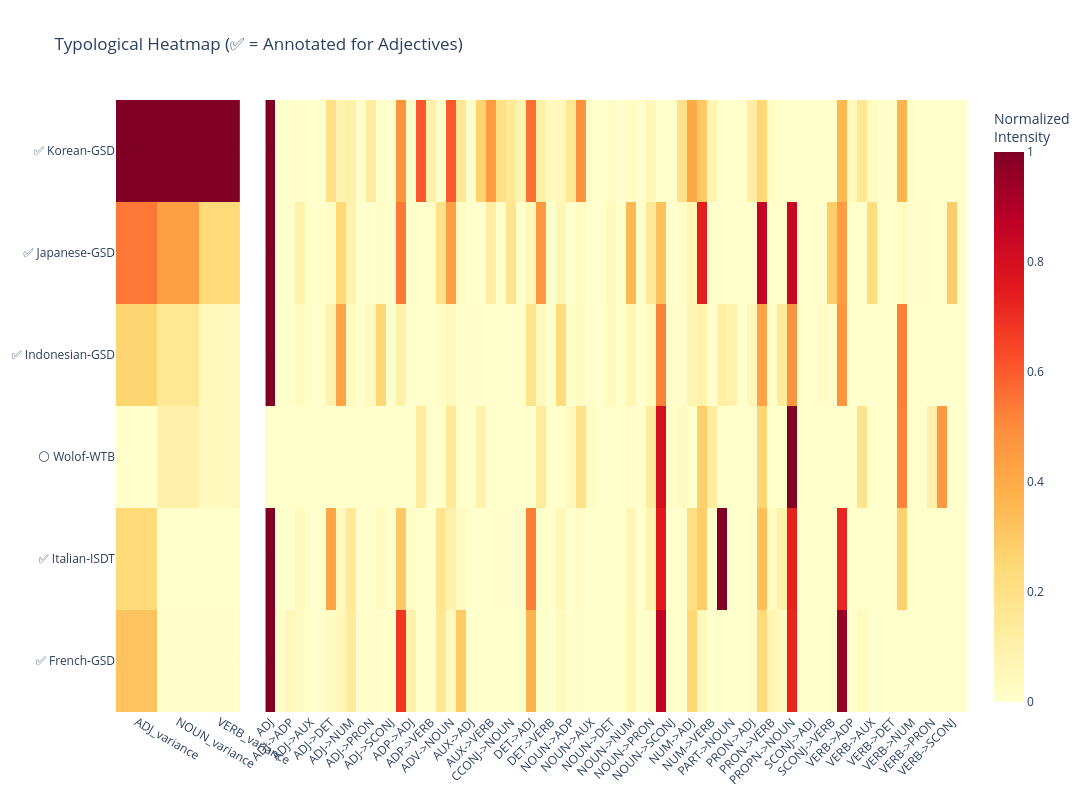

Notebook cell for this chart:
### Code cell
def plot_enhanced_typological_heatmap(df, dist_matrix):
    from scipy.cluster.hierarchy import linkage, leaves_list
    from scipy.spatial.distance import squareform
    from sklearn.preprocessing import Normalizer, MinMaxScaler
    
    # 1. Cluster and Order
    Z = linkage(squareform(dist_matrix, force='tovector'), method='ward')
    order = leaves_list(Z)
    ordered_df = df.iloc[order].copy()

    # 2. Create the "Tick" Labels
    # Logic: If 'Annotated', use a checkmark; otherwise, use an empty circle
    def format_label(row):
        lang_name = str(row.name)
        status = str(row.get('ADJ', ''))
        icon = "✅" if "1" in status else "⚪"
        return f"{icon} {lang_name}"

    # Apply the new labels to the index for display
    display_names = ordered_df.apply(format_label, axis=1)

    # 3. Separate Columns for Math
    # Only pull numeric columns for scaling
    numeric_df = ordered_df.select_dtypes(include=[np.number]).fillna(0)
    
    var_cols = [c for c in numeric_df.columns if '_variance' in c]
    side_cols = var_cols
    main_cols = [c for c in numeric_df.columns if c not in side_cols]

    # Normalize Main Transitions (Row-wise)
    scaler = Normalizer(norm='max')
    main_z = scaler.fit_transform(numeric_df[main_cols])

    # Normalize Side Metrics (Column-wise)
    side_scaler = MinMaxScaler()
    side_z = side_scaler.fit_transform(numeric_df[side_cols])

    # 4. Create Subplots
    fig = make_subplots(rows=1, cols=2, column_widths=[0.15, 0.85], 
                        shared_yaxes=True, horizontal_spacing=0.03)

    # Left: Side Bar (Variances) - Using display_names for Y
    fig.add_trace(go.Heatmap(
        z=side_z, x=side_cols, y=display_names,
        colorscale='YlOrRd', showscale=False,
        customdata=numeric_df[side_cols].values,
        hovertemplate="<b>%{y}</b><br>Metric: %{x}<br>Val: %{customdata:.4f}<extra></extra>"
    ), row=1, col=1)

    # Right: Main Heatmap - Using display_names for Y
    fig.add_trace(go.Heatmap(
        z=main_z, x=main_cols, y=display_names,
        colorscale='YlOrRd', colorbar=dict(title='Normalized<br>Intensity'),
        customdata=numeric_df[main_cols].values,
        hovertemplate="<b>%{y}</b><br>Feature: %{x}<br>Weight: %{customdata:.4f}<extra></extra>"
    ), row=1, col=2)

    fig.update_layout(
        title="Typological Heatmap (✅ = Annotated for Adjectives)",
        width=1500, height=800, 
        xaxis2_tickangle=-45,
        yaxis_autorange='reversed' # Keeps dendrogram order top-to-bottom
    )
    fig.show()

plot_enhanced_typological_heatmap(pos_df, distance_matrix)

### Figure 1 — Plotly figure (JSON) as saved in the notebook; plotly's stock layout.template omitted (floating-point values rounded to 4 significant figures; data arrays with more than 128 entries replaced by an {"elided": "..."} marker saying what was removed)
{"data": [{"colorscale": [[0, "rgb(255,255,204)"], [0.125, "rgb(255,237,160)"], [0.25, "rgb(254,217,118)"], [0.375, "rgb(254,178,76)"], [0.5, "rgb(253,141,60)"], [0.625, "rgb(252,78,42)"], [0.75, "rgb(227,26,28)"], [0.875, "rgb(189,0,38)"], [1, "rgb(128,0,38)"]], "customdata": [[0.05917, 0.04459, 0.05118], [0.03211, 0.02284, 0.01555], [0.01564, 0.01207, 0.006127], [0, 0.009565, 0.005971], [0.01452, 0.005765, 0.00397], [0.01893, 0.006004, 0.004375]], "hovertemplate": "<b>%{y}</b><br>Metric: %{x}<br>Val: %{customdata:.4f}<extra></extra>", "showscale": false, "type": "heatmap", "x": ["ADJ_variance", "NOUN_variance", "VERB_variance"], "xaxis": "x", "y": ["✅ Korean-GSD", "✅ Japanese-GSD", "✅ Indonesian-GSD", "⚪ Wolof-WTB", "✅ Italian-ISDT", "✅ French-GSD"], "yaxis": "y", "z": [[1, 1.0, 1.0], [0.5426, 0.4398, 0.2453], [0.2643, 0.1624, 0.0457], [0, 0.0979, 0.04239], [0.2454, 0, 0], [0.32, 0.006157, 0.008577]]}, {"colorbar": {"title": {"text": "Normalized<br>Intensity"}}, "colorscale": [[0, "rgb(255,255,204)"], [0.125, "rgb(255,237,160)"], [0.25, "rgb(254,217,118)"], [0.375, "rgb(254,178,76)"], [0.5, "rgb(253,141,60)"], [0.625, "rgb(252,78,42)"], [0.75, "rgb(227,26,28)"], [0.875, "rgb(189,0,38)"], [1, "rgb(128,0,38)"]], "customdata": {"elided": "6x70 float values"}, "hovertemplate": "<b>%{y}</b><br>Feature: %{x}<br>Weight: %{customdata:.4f}<extra></extra>", "type": "heatmap", "x": ["ADJ", "ADJ->ADJ", "ADJ->ADP", "ADJ->ADV", "ADJ->AUX", "ADJ->CCONJ", "ADJ->DET", "ADJ->NOUN", "ADJ->NUM", "ADJ->PART", "ADJ->PRON", "ADJ->PROPN", "ADJ->SCONJ", "ADJ->VERB", "ADP->ADJ", "ADP->NOUN", "ADP->VERB", "ADV->ADJ", "ADV->NOUN", "ADV->VERB", "AUX->ADJ", "AUX->NOUN", "AUX->VERB", "CCONJ->ADJ", "CCONJ->NOUN", "CCONJ->VERB", "DET->ADJ", "DET->NOUN", "DET->VERB", "NOUN->ADJ", "NOUN->ADP", "NOUN->ADV", "NOUN->AUX", "NOUN->CCONJ", "NOUN->DET", "NOUN->NOUN", "NOUN->NUM", "NOUN->PART", "NOUN->PRON", "NOUN->PROPN", "NOUN->SCONJ", "NOUN->VERB", "NUM->ADJ", "NUM->NOUN", "NUM->VERB", "PART->ADJ", "PART->NOUN", "PART->VERB", "PRON->ADJ", "PRON->NOUN", "PRON->VERB", "PROPN->ADJ", "PROPN->NOUN", "PROPN->VERB", "SCONJ->ADJ", "SCONJ->NOUN", "SCONJ->VERB", "VERB->ADJ", "VERB->ADP", "VERB->ADV", "VERB->AUX", "VERB->CCONJ", "VERB->DET", "VERB->NOUN", "VERB->NUM", "VERB->PART", "VERB->PRON", "VERB->PROPN", "VERB->SCONJ", "VERB->VERB"], "xaxis": "x2", "y": ["✅ Korean-GSD", "✅ Japanese-GSD", "✅ Indonesian-GSD", "⚪ Wolof-WTB", "✅ Italian-ISDT", "✅ French-GSD"], "yaxis": "y2", "z": {"elided": "6x70 float values"}}], "layout": {"height": 800, "title": {"text": "Typological Heatmap (✅ = Annotated for Adjectives)"}, "width": 1500, "xaxis": {"anchor": "y", "domain": [0, 0.1455]}, "xaxis2": {"anchor": "y2", "domain": [0.1755, 1], "tickangle": -45}, "yaxis": {"anchor": "x", "autorange": "reversed", "domain": [0, 1]}, "yaxis2": {"anchor": "x2", "domain": [0, 1], "matches": "y", "showticklabels": false}}}
